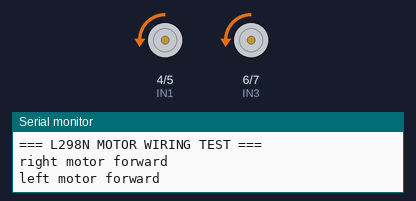
This sketch was run on a simulated Arduino Uno, built with avr-gcc and run on an emulated ATmega328P. Parts: motor-driver pin pairs drawn as motors (green arrow = first pin HIGH = forward, orange = second pin HIGH = backward, longer = more drive, scaled by the enable pin), the last lines printed to the serial monitor.

Above: at 0.5 s.
At 4.5 s:
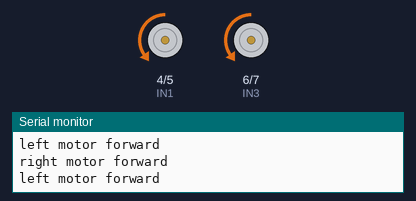
At 9.5 s:
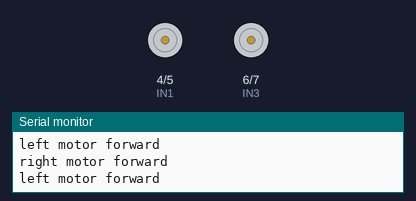
Timing chart, 0 to 14.3 s (numbered marks = the images above):
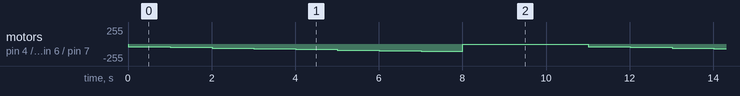

The sketch:

speed_test.ino
```cpp
// ===== PIN MAP (MATCHES YOUR WIRING) =====

// RIGHT motor (Channel A)
const int ENA = 3;
const int IN1 = 4;
const int IN2 = 5;

// LEFT motor (Channel B)
const int ENB = 9;
const int IN3 = 6;
const int IN4 = 7;

const int TEST_PWM = 55;  // safe for 6V motors @ ~7.7V supply
const int DELAY = 1000;

void setup() {
  pinMode(ENA, OUTPUT);
  pinMode(IN1, OUTPUT);
  pinMode(IN2, OUTPUT);

  pinMode(ENB, OUTPUT);
  pinMode(IN3, OUTPUT);
  pinMode(IN4, OUTPUT);

  Serial.begin(9600);
  Serial.println("=== L298N MOTOR WIRING TEST ===");

  stopAll();
}

void loop() {
  // -------------------------------

  rightForward(40);
  leftForward(40);
  delay(DELAY);

  rightForward(50);
  leftForward(50);
  delay(DELAY);

  rightForward(60);
  leftForward(60);
  delay(DELAY);

  rightForward(70);
  leftForward(70);
  delay(DELAY);


  rightForward(80);
  leftForward(80);
  delay(DELAY);


  rightForward(90);
  leftForward(90);
  delay(DELAY);


  rightForward(100);
  leftForward(100);
  delay(DELAY);


  rightForward(110);
  leftForward(110);
  delay(DELAY);

  stopAll();
  delay(3000);

}

// ===== MOTOR HELPERS =====
// working
void rightForward(int pwm) {
  Serial.println("right motor forward");
  digitalWrite(IN1, LOW);
  digitalWrite(IN2, HIGH);
  analogWrite(ENA, pwm);
}

void leftForward(int pwm) {
  Serial.println("left motor forward");
  digitalWrite(IN3, LOW);
  digitalWrite(IN4, HIGH);
  analogWrite(ENB, pwm);
}

void rightBackward(int pwm) {
  Serial.println("right motor backward");
  digitalWrite(IN1, HIGH);
  digitalWrite(IN2, LOW);
  analogWrite(ENA, pwm);
}

void leftBackward(int pwm) {
  Serial.println("left motor backward");
  digitalWrite(IN3, HIGH);
  digitalWrite(IN4, LOW);
  analogWrite(ENB, pwm);
}

void stopAll() {
  analogWrite(ENA, 0);
  analogWrite(ENB, 0);

  digitalWrite(IN1, LOW);
  digitalWrite(IN2, LOW);
  digitalWrite(IN3, LOW);
  digitalWrite(IN4, LOW);
}
```
